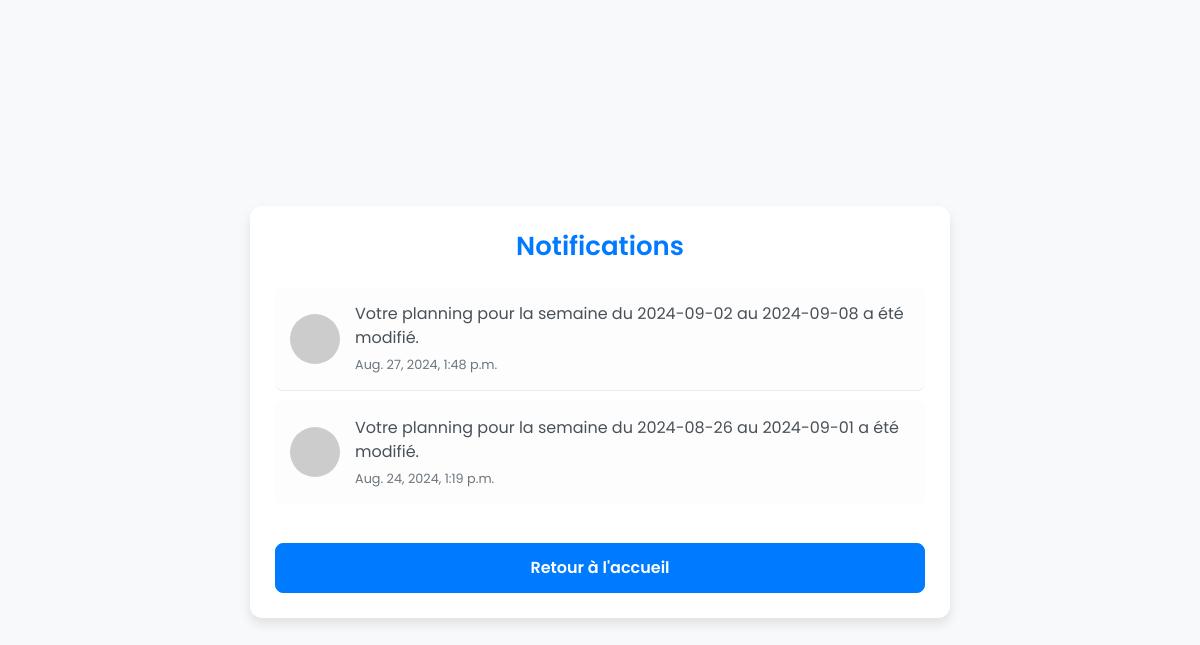
The page /notifications/ (signed in) on the database as committed earlier.
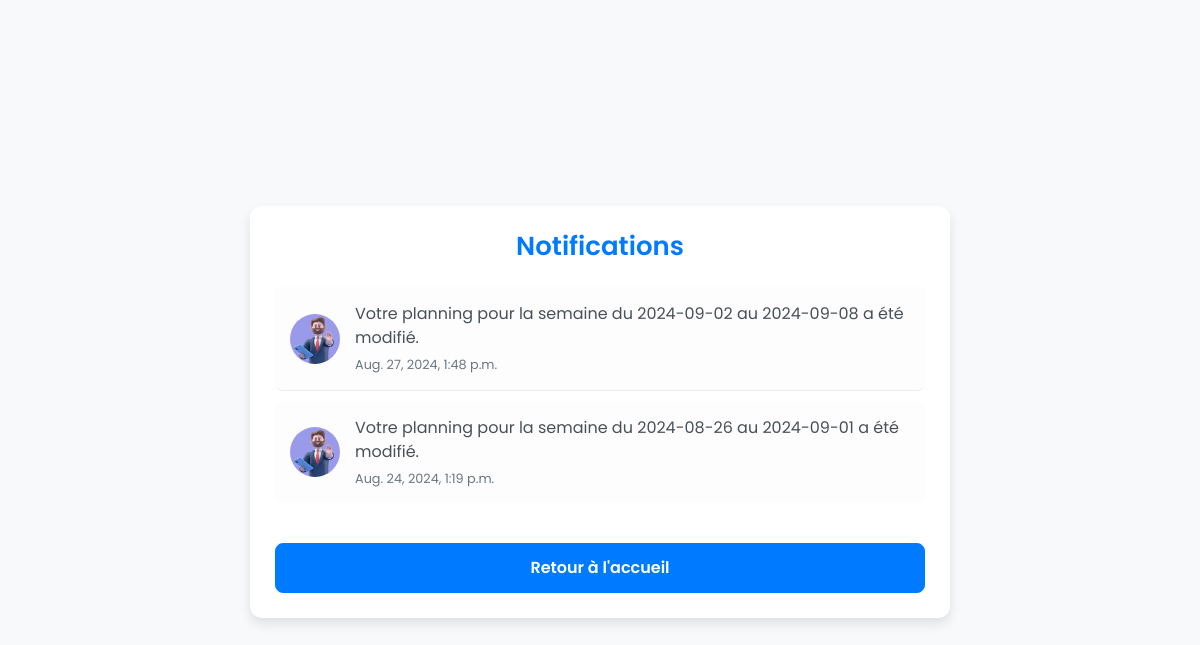
The same page on the database as committed later.
### accounts/models.py (models this page shows, shortened)
class Notification(models.Model):
    user = models.ForeignKey(settings.AUTH_USER_MODEL, on_delete=models.CASCADE)
    message = models.TextField()
    created_at = models.DateTimeField(auto_now_add=True)
    is_read = models.BooleanField(default=False)  # New field to track if notification is read
    notification_type = models.CharField(max_length=50)  # Ajoutez cette ligne si elle manque
    redirect_url = models.URLField(max_length=200, blank=True, null=True)  # Ajoutez cette ligne
    class Meta:
        ordering = ['-created_at']

class CustomUser(AbstractUser):
    ROLE_CHOICES = (
        ('employee', 'Employee'),
        ('team_lead', 'Team Lead'),
    )
    role = models.CharField(max_length=10, choices=ROLE_CHOICES, default='manager')
    is_active = models.BooleanField(default=True)
    pointage_code = models.CharField(max_length=4, unique=True, blank=True, null=True)
    created_by = models.ForeignKey('self', null=True, blank=True, on_delete=models.SET_NULL, related_name='employees')
    hours_per_week = models.IntegerField(default=0)
    photo = models.ImageField(upload_to='photos/', null=True, blank=True)

### accounts/views.py (the view)
# urls.py: path('notifications/', NotificationListView.as_view(), name='notification_list'),
class NotificationListView(View):
    def get(self, request):
        notifications = Notification.objects.filter(user=request.user)
        unread_count = notifications.filter(is_read=False).count()
        notifications.update(is_read=True)
        return render(request, 'accounts/notification_list.html', {'notifications': notifications, 'unread_count': unread_count})

### accounts/templates/accounts/notification_list.html (shortened to what this page needs)
<!DOCTYPE html>
<html lang="fr">
<head>
    <link rel="stylesheet" href="https://stackpath.bootstrapcdn.com/bootstrap/4.5.2/css/bootstrap.min.css">
</head>
<body>
    <div class="container mt-4">
        <h1>Notifications</h1>
        {% if notifications %}
            <div class="notifications-container">
                <ul class="list-group">
                    {% for notification in notifications %}
                        <li class="list-group-item">
                            {% if notification.user.photo %}
                                <img src="{{ notification.user.photo.url }}" alt="User Photo">
                            {% else %}
                                <img src="https://via.placeholder.com/50" alt="Placeholder Image">
                            {% endif %}
                            <div class="message">
                                {{ notification.message }}
                                <small class="text-muted">{{ notification.created_at }}</small>
                            </div>
                        </li>
                    {% endfor %}
                </ul>
            </div>
        {% else %}
            <p class="text-center">Aucune notification.</p>
        {% endif %}
        <button class="btn btn-primary" onclick="window.location.href='{% url 'home' %}'">Retour à l'accueil</button>
    </div>
</body>
</html>

Rows that differ between the two databases and show on the page:
changed through a linked row, Notification "Votre planning pour la semaine du 2024-09-02 au 2024-09-08 a été modifié.": user.photo: picture added; photo: picture removed
changed through a linked row, Notification "Votre planning pour la semaine du 2024-08-26 au 2024-09-01 a été modifié.": user.photo: picture added; photo: picture removed
